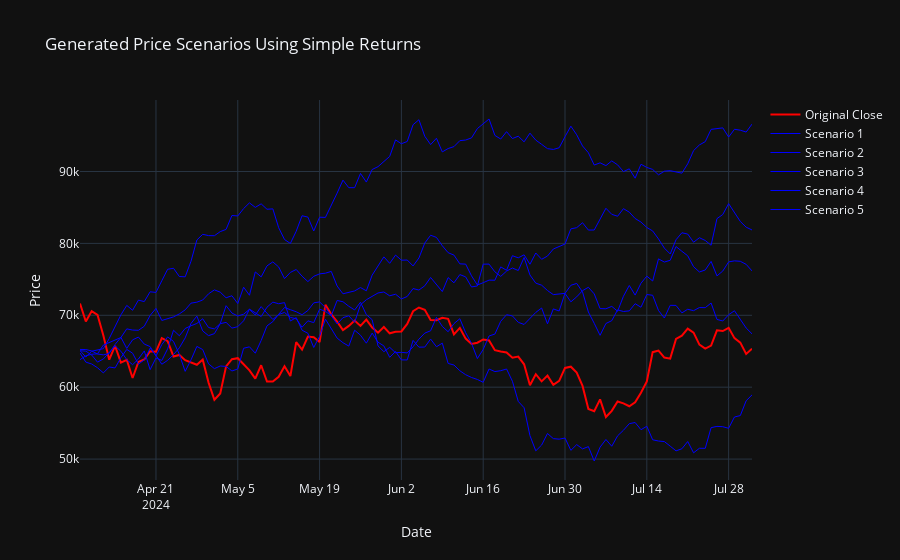

Here is the notebook cell this chart was saved with:
### Markdown cell above
### Random Walk https://ru.wikipedia.org/wiki/%D0%A1%D0%BB%D1%83%D1%87%D0%B0%D0%B9%D0%BD%D0%BE%D0%B5_%D0%B1%D0%BB%D1%83%D0%B6%D0%B4%D0%B0%D0%BD%D0%B8%D0%B5

### Code cell
def generate_diff_scenarios(df, n_scenarios, length):
    # Вычисляем простые приросты (разности)
    diff_returns = df["close"].diff().dropna()
    
    # Вычисляем среднее (mu) и стандартное отклонение (sigma) приростов
    mu = diff_returns.mean()
    sigma = diff_returns.std()
    
    # Последнее значение цены как стартовое значение для генерации
    S0 = df["close"].iloc[-1]
    
    scenarios = []
    
    for _ in range(n_scenarios):
        # Генерируем изменения на основе нормального распределения
        changes = np.random.normal(mu, sigma, length)
        
        # Генерируем сценарий, накапливая изменения, начиная с последнего значения
        scenario = np.cumsum(changes) + S0
        scenarios.append(scenario)
    
    return scenarios



# Генерируем 5 
n_scenarios = 5
length = test_df.shape[0]
scenarios = generate_diff_scenarios(df, n_scenarios, length)

# Визуализация сценариев с использованием Plotly
fig = go.Figure()

# Добавляем оригинальную цену (последние значения) - красным цветом
fig.add_trace(go.Scatter(x=test_df['date'], y=test_df['close'],
                         mode='lines', name='Original Close',
                         line=dict(color='red')))

# Добавляем сгенерированные сценарии - синим цветом
for i, scenario in enumerate(scenarios):
    fig.add_trace(go.Scatter(x=test_df['date'], 
                             y=scenario, mode='lines', name=f'Scenario {i+1}',
                             line=dict(color='blue', width=1)))

# Настройка графика
fig.update_layout(title='Generated Price Scenarios Using Simple Returns',
                  xaxis_title='Date',
                  yaxis_title='Price',
                  template='plotly_dark')

# Отображаем график
fig.show()
